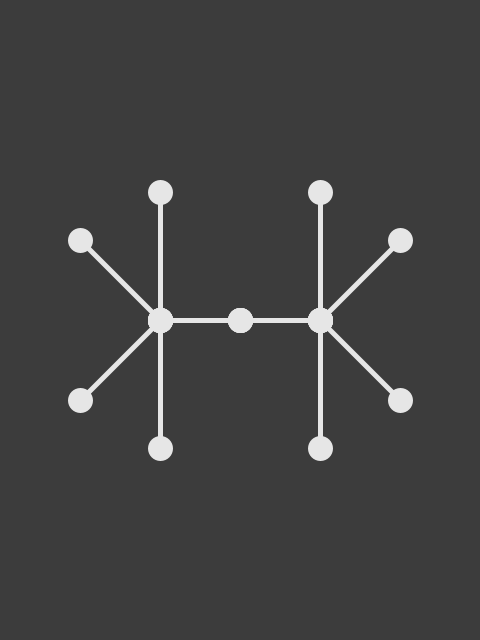
Frame 1 (no input)
Frame 2 (the mouse pressed at the canvas centre, redrawn once): identical to frame 1, image omitted

The Processing sketch that drew this single still picture (run headless with seeded random() and noise(); the mouse was pressed at the canvas centre and the sketch redrawn once):

// Processing sketch: good_will_hunting
// ── good_will_hunting.pde

final color PAPER = color(60);
final color INK = color(230);

final float SIZE = 5.0;


void setup() {
  size(480, 640);
  noLoop();
}


void draw() {
  
  translate(width/2.0, height/2.0);
  
  background(PAPER);
  fill(INK);
  stroke(INK);
  
  strokeWeight(SIZE);
  
  float w1 = width/3.0;
  float w2 = width/6.0;
  
  float h1 = height/5.0;
  float h2 = height/8.0;
  
  lines(0, 0,  w2, 0, 4*SIZE);
  lines(w2, 0, w1, h2, 4*SIZE);
  lines(w2, 0, w2, h1, 4*SIZE);

  //points(w2,  0, 4*SIZE);
  //points(w2, h1, 4*SIZE); 
  //points(w1, h2, 4*SIZE);
  
  save("good-will-hunting.png");
}


void points(float x, float y, float s) {
  ellipse( x,  y, s, s);
  ellipse( x, -y, s, s);
  ellipse(-x,  y, s, s);
  ellipse(-x, -y, s, s);
}


void lines(float x1, float y1, float x2, float y2, float s) {
  line( x1,  y1,  x2,  y2);
  line(-x1,  y1, -x2,  y2);
  line( x1, -y1,  x2, -y2);
  line(-x1, -y1, -x2, -y2);
  points(x1, y1, s);
  points(x2, y2, s);
}
